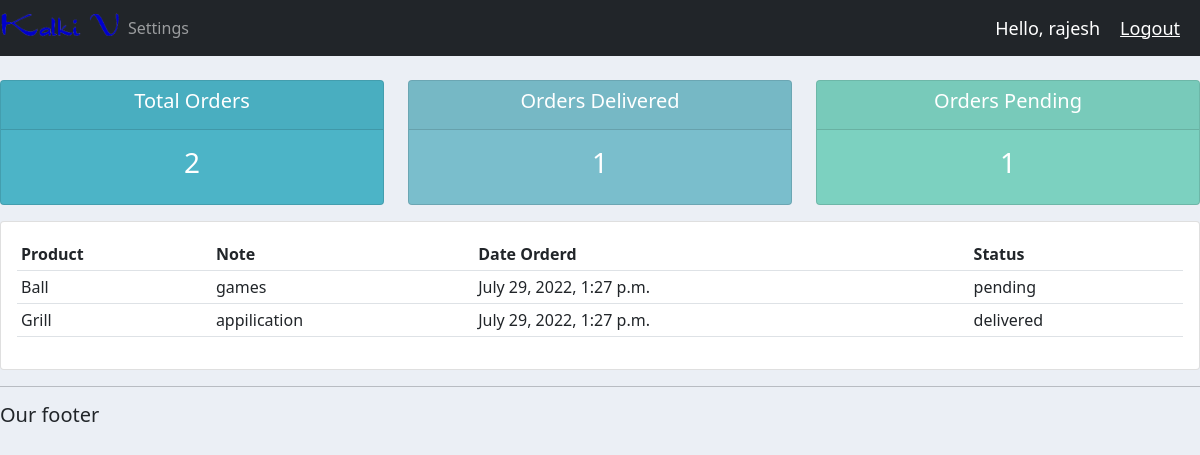
The page /user/ (signed in) on the database its author committed.
### app/models.py (models this page shows)
class Order(models.Model):
    STATUS = (
        ('pending', 'Pending'),
        ('out of delevery', 'Out of Delevery'),
        ('delivered' , 'Delivered'),
    )
    customer = models.ForeignKey("Customer", null=True, on_delete=models.SET_NULL)
    product = models.ForeignKey("Product", null=True, on_delete=models.SET_NULL)
    date_created = models.DateTimeField(auto_now_add=True, null=True)
    status = models.CharField(max_length=50, choices=STATUS)
    note = models.CharField(max_length=1000, null=True)
    def __str__(self):
        return self.product.name

class Product(models.Model):
    CATEGORIES = (
        ('out door', 'Out Door'),
        ('indoor', 'Indoor'),
        ('fashion', 'Fashion'),
        ('mobiles', 'Mobiles'),
    )
    name = models.CharField(max_length=50)
    price = models.FloatField(null=True)
    category = models.CharField(max_length=50, choices=CATEGORIES)
    discripotion = models.CharField(max_length=50, blank=True)
    date_created = models.DateTimeField(auto_now_add=True, null=True)
    tags = models.ManyToManyField(Tag)
    def __str__(self):
        return self.name

### app/decorators.py (the view)
        def warpper_func(request, *args, **kwargs):
            group = None
            if request.user.groups.exists():
                group = request.user.groups.all()[0].name
            if group in allowed_roles:
                return view_func(request, *args, **kwargs)
            else:
                return HttpResponse('you are not to view this page')

### app/views.py (called while the page is built)
@login_required(login_url='login')
@allowed_users(allowed_roles=['customer'])
def userPage(request):
    orders = request.user.customer.order_set.all()
    total_orders = orders.count()
    delivered = orders.filter(status='delivered').count()
    pending = orders.filter(status='pending').count()
    print('ORDERS:',orders)
    context = {'orders':orders, 'total_orders':total_orders,
    'delivered':delivered, 'pending':pending}
    return render(request, 'user.html', context)

### app/templates/user.html
{%  extends 'main.html' %}
{% block content %}
{%  include 'status.html' %}
<div class="row">
	<div class="col-md">
		<div class="card card-body">
			<table class="table table-sm">
				<tr>
					<th>Product</th>
					<th>Note</th>
					<th>Date Orderd</th>
					<th>Status</th>
				</tr>
				{% for order in orders  %}
					<tr>
						<td>{{order.product}}</td>
						<td>{{order.note}}</td>
						<td>{{order.date_created}}</td>
						<td>{{order.status}}</td>
					</tr>
				{% endfor %}
			</table>
		</div>
	</div>
</div>
{% endblock content %}

### app/templates/navbar.html (shortened to what this page needs)
{% load static %}
<nav class="navbar navbar-expand-lg navbar-dark bg-dark">
    <img src="{% static 'images/logo.png' %}" width='120' height='30'>
    <div class="collapse navbar-collapse" id="navbarNav">
      <ul class="navbar-nav">
        {% if request.user.is_staff %}
        <li class="nav-item active">
          <a class="nav-link" href="{% url 'home' %}">Dashboard</a>
        </li>
        <li class="nav-item">
          <a class="nav-link" href="{% url 'products' %}">Products</a>
        </li>
        {% else %}
        <li class="nav-item">
          <a class="nav-link" href="{% url 'account' %}">Settings</a>
        </li>
        {% endif %}
       </ul>
    </div>
    <span class="hello-msg">Hello, {{request.user}}</span>
    <span><a class="hello-msg" href="{% url 'logout' %}">Logout</a></span>
  </nav>

### static/css/main.css (style rules this page uses)
body { background-color: #ebeff5; }

### app/templates/navbar.html (style rules this page uses)
.hello-msg { font-size: 18px; color: #fff; margin-right: 20px; }

### rows shown on the page
Order: product "Ball", note "games", date_created "July 29, 2022, 1:27 p.m.", status "pending"
Order: product "Grill", note "appilication", date_created "July 29, 2022, 1:27 p.m.", status "delivered"

### other values the page prints
{{ request.user }} "rajesh"
{{ total_orders }} "2"
{{ delivered }} "1"
{{ pending }} "1"
